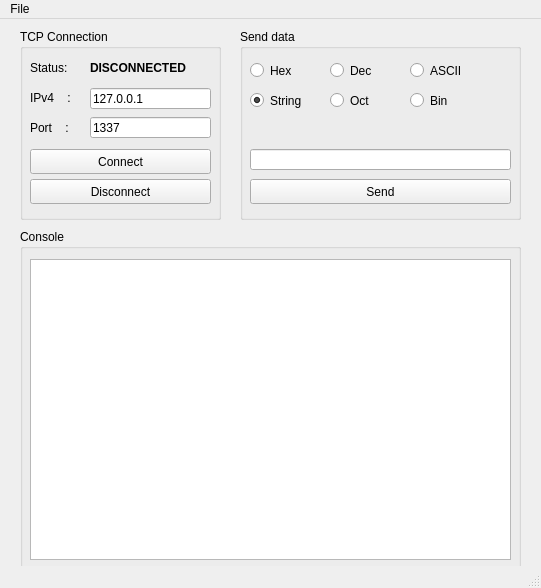
<?xml version="1.0" encoding="UTF-8"?>
<ui version="4.0">
 <class>MainWindow</class>
 <widget class="QMainWindow" name="MainWindow">
  <property name="geometry">
   <rect>
    <x>0</x>
    <y>0</y>
    <width>541</width>
    <height>588</height>
   </rect>
  </property>
  <property name="windowTitle">
   <string>Simple TCP Client</string>
  </property>
  <widget class="QWidget" name="centralWidget">
   <widget class="QGroupBox" name="groupBox">
    <property name="geometry">
     <rect>
      <x>20</x>
      <y>10</y>
      <width>201</width>
      <height>191</height>
     </rect>
    </property>
    <property name="title">
     <string>TCP Connection</string>
    </property>
    <widget class="QLabel" name="textLabelStatus">
     <property name="geometry">
      <rect>
       <x>10</x>
       <y>30</y>
       <width>51</width>
       <height>17</height>
      </rect>
     </property>
     <property name="text">
      <string>Status:</string>
     </property>
    </widget>
    <widget class="QLabel" name="textLabelStatusTCP">
     <property name="geometry">
      <rect>
       <x>70</x>
       <y>30</y>
       <width>121</width>
       <height>17</height>
      </rect>
     </property>
     <property name="font">
      <font>
       <weight>75</weight>
       <bold>true</bold>
      </font>
     </property>
     <property name="text">
      <string>DISCONNECTED</string>
     </property>
    </widget>
    <widget class="QLabel" name="textLabelIp">
     <property name="geometry">
      <rect>
       <x>10</x>
       <y>60</y>
       <width>51</width>
       <height>17</height>
      </rect>
     </property>
     <property name="text">
      <string>IPv4    :</string>
     </property>
    </widget>
    <widget class="QLabel" name="textLabelPort">
     <property name="geometry">
      <rect>
       <x>10</x>
       <y>90</y>
       <width>51</width>
       <height>17</height>
      </rect>
     </property>
     <property name="text">
      <string>Port    :</string>
     </property>
    </widget>
    <widget class="QLineEdit" name="lineEditIP">
     <property name="geometry">
      <rect>
       <x>70</x>
       <y>59</y>
       <width>121</width>
       <height>21</height>
      </rect>
     </property>
     <property name="text">
      <string>127.0.0.1</string>
     </property>
    </widget>
    <widget class="QLineEdit" name="lineEditPort">
     <property name="geometry">
      <rect>
       <x>70</x>
       <y>88</y>
       <width>121</width>
       <height>21</height>
      </rect>
     </property>
     <property name="text">
      <string>1337</string>
     </property>
    </widget>
    <widget class="QPushButton" name="buttonConnect">
     <property name="geometry">
      <rect>
       <x>10</x>
       <y>120</y>
       <width>181</width>
       <height>25</height>
      </rect>
     </property>
     <property name="text">
      <string>Connect</string>
     </property>
    </widget>
    <widget class="QPushButton" name="buttonDisconnect">
     <property name="geometry">
      <rect>
       <x>10</x>
       <y>150</y>
       <width>181</width>
       <height>25</height>
      </rect>
     </property>
     <property name="text">
      <string>Disconnect</string>
     </property>
    </widget>
   </widget>
   <widget class="QGroupBox" name="groupBox_2">
    <property name="geometry">
     <rect>
      <x>240</x>
      <y>10</y>
      <width>281</width>
      <height>191</height>
     </rect>
    </property>
    <property name="title">
     <string>Send data</string>
    </property>
    <widget class="QPushButton" name="buttonSend">
     <property name="geometry">
      <rect>
       <x>10</x>
       <y>150</y>
       <width>261</width>
       <height>25</height>
      </rect>
     </property>
     <property name="text">
      <string>Send</string>
     </property>
    </widget>
    <widget class="QLineEdit" name="textDataSend">
     <property name="geometry">
      <rect>
       <x>10</x>
       <y>120</y>
       <width>261</width>
       <height>21</height>
      </rect>
     </property>
    </widget>
    <widget class="QRadioButton" name="radioButtonHex">
     <property name="geometry">
      <rect>
       <x>10</x>
       <y>30</y>
       <width>81</width>
       <height>23</height>
      </rect>
     </property>
     <property name="text">
      <string>Hex</string>
     </property>
    </widget>
    <widget class="QRadioButton" name="radioButtonDec">
     <property name="geometry">
      <rect>
       <x>90</x>
       <y>30</y>
       <width>81</width>
       <height>23</height>
      </rect>
     </property>
     <property name="text">
      <string>Dec</string>
     </property>
     <property name="checked">
      <bool>false</bool>
     </property>
    </widget>
    <widget class="QRadioButton" name="radioButtonASCII">
     <property name="geometry">
      <rect>
       <x>170</x>
       <y>30</y>
       <width>81</width>
       <height>23</height>
      </rect>
     </property>
     <property name="text">
      <string>ASCII</string>
     </property>
     <property name="checked">
      <bool>false</bool>
     </property>
    </widget>
    <widget class="QRadioButton" name="radioButtonString">
     <property name="geometry">
      <rect>
       <x>10</x>
       <y>60</y>
       <width>81</width>
       <height>23</height>
      </rect>
     </property>
     <property name="text">
      <string>String</string>
     </property>
     <property name="checked">
      <bool>true</bool>
     </property>
    </widget>
    <widget class="QRadioButton" name="radioButtonOct">
     <property name="geometry">
      <rect>
       <x>90</x>
       <y>60</y>
       <width>81</width>
       <height>23</height>
      </rect>
     </property>
     <property name="text">
      <string>Oct</string>
     </property>
    </widget>
    <widget class="QRadioButton" name="radioButtonBin">
     <property name="geometry">
      <rect>
       <x>170</x>
       <y>60</y>
       <width>81</width>
       <height>23</height>
      </rect>
     </property>
     <property name="text">
      <string>Bin</string>
     </property>
    </widget>
   </widget>
   <widget class="QGroupBox" name="groupBox_3">
    <property name="geometry">
     <rect>
      <x>20</x>
      <y>210</y>
      <width>501</width>
      <height>341</height>
     </rect>
    </property>
    <property name="title">
     <string>Console</string>
    </property>
    <widget class="QTextEdit" name="textConsole">
     <property name="enabled">
      <bool>true</bool>
     </property>
     <property name="geometry">
      <rect>
       <x>10</x>
       <y>30</y>
       <width>481</width>
       <height>301</height>
      </rect>
     </property>
     <property name="readOnly">
      <bool>true</bool>
     </property>
    </widget>
   </widget>
  </widget>
  <widget class="QMenuBar" name="menuBar">
   <property name="geometry">
    <rect>
     <x>0</x>
     <y>0</y>
     <width>541</width>
     <height>22</height>
    </rect>
   </property>
   <widget class="QMenu" name="menuFile">
    <property name="title">
     <string>File</string>
    </property>
   </widget>
   <addaction name="menuFile"/>
  </widget>
  <widget class="QStatusBar" name="statusBar"/>
 </widget>
 <layoutdefault spacing="6" margin="11"/>
 <resources/>
 <connections/>
</ui>
